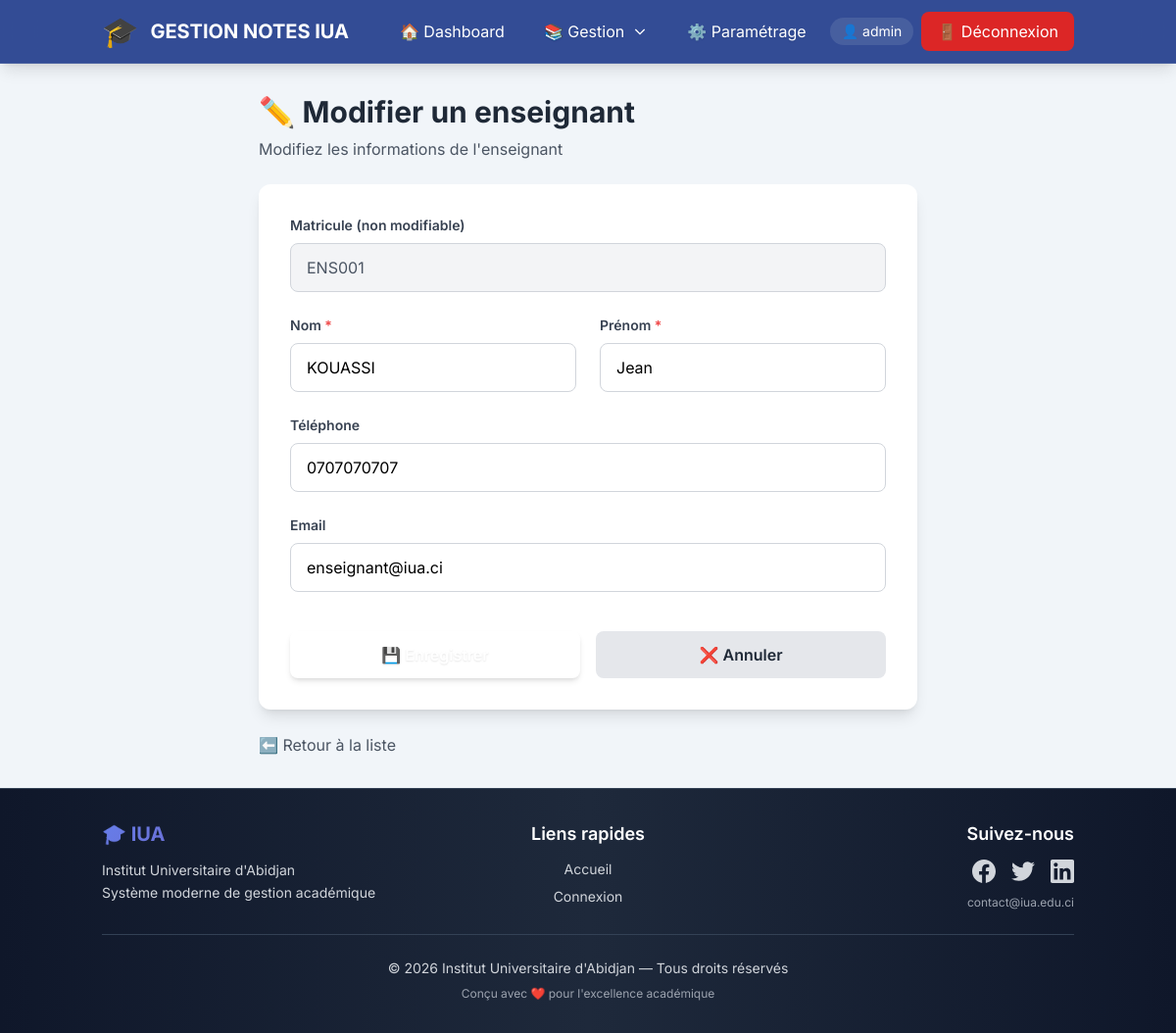
The page /admin/enseignants/modifier.php?matricule=ENS001 (signed in) on the database its author committed.
### tables this page shows
CREATE TABLE `enseignant` (
  `MatriculeEns` varchar(50) NOT NULL,
  `nomEns` varchar(100) NOT NULL,
  `prenomEns` varchar(100) NOT NULL,
  `telEns` varchar(20) DEFAULT NULL,
  `Email` varchar(100) DEFAULT NULL
);

### admin/enseignants/modifier.php (the view, shortened to what this page needs)
<?php
$pdo = Database::getInstance()->getConnection();
$matricule = $_GET['matricule'];
$stmt = $pdo->prepare(
    "SELECT MatriculeEns, nomEns, prenomEns, telEns, Email
     FROM enseignant
     WHERE MatriculeEns = ?"
);
$stmt->execute([$matricule]);
$enseignant = $stmt->fetch();
require_once '../../includes/header.php';
require_once '../../includes/navbar.php';
?>
<div class="container mx-auto px-4 py-8 flex-1">
    <div class="max-w-2xl mx-auto">
        <div class="mb-6">
            <h2 class="text-3xl font-bold text-gray-800 mb-2">✏️ Modifier un enseignant</h2>
            <p class="text-gray-600">Modifiez les informations de l'enseignant</p>
        </div>
        <div class="bg-white rounded-xl shadow-lg p-8 form-card">
            <form method="post" class="space-y-6">
                <div>
                    <label for="MatriculeEns" class="block text-sm font-semibold text-gray-700 mb-2">
                        Matricule (non modifiable)
                    </label>
                    <input
                        type="text"
                        id="MatriculeEns"
                        value="<?= htmlspecialchars($enseignant['MatriculeEns']) ?>"
                        disabled
                        class="w-full px-4 py-3 border border-gray-300 rounded-lg bg-gray-100 text-gray-600"
                    >
                </div>
                <div class="grid grid-cols-1 md:grid-cols-2 gap-6">
                    <div>
                        <label for="nomEns" class="block text-sm font-semibold text-gray-700 mb-2">
                            Nom <span class="text-red-500">*</span>
                        </label>
                        <input
                            type="text"
                            id="nomEns"
                            name="nomEns"
                            value="<?= htmlspecialchars($enseignant['nomEns']) ?>"
                            required
                            class="w-full px-4 py-3 border border-gray-300 rounded-lg focus:ring-2 focus:ring-navy focus:border-navy transition"
                        >
                    </div>
                    <div>
                        <label for="prenomEns" class="block text-sm font-semibold text-gray-700 mb-2">
                            Prénom <span class="text-red-500">*</span>
                        </label>
                        <input
                            type="text"
                            id="prenomEns"
                            name="prenomEns"
                            value="<?= htmlspecialchars($enseignant['prenomEns']) ?>"
                            required
                            class="w-full px-4 py-3 border border-gray-300 rounded-lg focus:ring-2 focus:ring-navy focus:border-navy transition"
                        >
                    </div>
                </div>
                <div>
                    <label for="telEns" class="block text-sm font-semibold text-gray-700 mb-2">
                        Téléphone
                    </label>
                    <input
                        type="text"
                        id="telEns"
                        name="telEns"
                        value="<?= htmlspecialchars($enseignant['telEns'] ?? '') ?>"
                        class="w-full px-4 py-3 border border-gray-300 rounded-lg focus:ring-2 focus:ring-navy focus:border-navy transition"
                    >
                </div>
                <div>
                    <label for="Email" class="block text-sm font-semibold text-gray-700 mb-2">
                        Email
                    </label>
                    <input
                        type="email"
                        id="Email"
                        name="Email"
                        value="<?= htmlspecialchars($enseignant['Email']) ?>"
                        class="w-full px-4 py-3 border border-gray-300 rounded-lg focus:ring-2 focus:ring-navy focus:border-navy transition"
                    >
                </div>
                <div class="flex gap-4 pt-4">
                    <button
                        type="submit"
                        class="flex-1 px-6 py-3 bg-emerald-600 hover:bg-emerald-700 text-white font-semibold rounded-lg transition shadow-md hover:shadow-lg"
                    >
                        💾 Enregistrer
                    </button>
                    <a href="<?= BASE_URL ?>/admin/enseignants/liste.php"
                       class="flex-1 px-6 py-3 bg-gray-200 hover:bg-gray-300 text-gray-800 font-semibold rounded-lg transition text-center">
                        ❌ Annuler
                    </a>
                </div>
            </form>
        </div>
        <div class="mt-6">
            <a href="<?= BASE_URL ?>/admin/enseignants/liste.php"
               class="text-gray-600 hover:text-navy transition">
                ⬅️ Retour à la liste
            </a>
        </div>
    </div>
</div>
<?php
require_once '../../includes/footer.php';
?>

### assets/css/style.css (style rules this page uses)
:root { --primary: #e50914; --primary-dark: #b20710; --primary-light: #ff1a24; --secondary: #564d4d; --secondary-light: #6e6464; --accent: #00d9ff; --accent-dark: #00b8d4; --accent-glow: rgba(0, 217, 255, 0.4); --bg-dark: #0a0a0a; --bg-card: #1a1a1a; --bg-card-hover: #252525; --bg-pearl: #f1f5f9; --bg-glass: rgba(255, 255, 255, 0.1); --text-primary: #ffffff; --text-secondary: #b3b3b3; --text-dark: #1a1a1a; --text-gray: #6b7280; --gradient-primary: linear-gradient(135deg, #667eea 0%, #764ba2 100%); --gradient-accent: linear-gradient(135deg, #f093fb 0%, #f5576c 100%); --gradient-emerald: linear-gradient(135deg, #10b981 0%, #059669 100%); --gradient-blue: linear-gradient(135deg, #3b82f6 0%, #1e40af 100%); --gradient-purple: linear-gradient(135deg, #a855f7 0%, #7c3aed 100%); --gradient-orange: linear-gradient(135deg, #f97316 0%, #ea580c 100%); --gradient-hero: linear-gradient(135deg, #1e3a8a 0%, #3b82f6 50%, #1e3a8a 100%); --shadow-sm: 0 1px 2px 0 rgba(0, 0, 0, 0.05); --shadow-md: 0 4px 6px -1px rgba(0, 0, 0, 0.1), 0 2px 4px -1px rgba(0, 0, 0, 0.06); --shadow-lg: 0 10px 15px -3px rgba(0, 0, 0, 0.1), 0 4px 6px -2px rgba(0, 0, 0, 0.05); --shadow-xl: 0 20px 25px -5px rgba(0, 0, 0, 0.1), 0 10px 10px -5px rgba(0, 0, 0, 0.04); --shadow-2xl: 0 25px 50px -12px rgba(0, 0, 0, 0.25); --shadow-glow: 0 0 20px rgba(0, 217, 255, 0.3); --shadow-glow-primary: 0 0 20px rgba(229, 9, 20, 0.3); --radius-sm: 0.375rem; --radius-md: 0.5rem; --radius-lg: 0.75rem; --radius-xl: 1rem; --radius-2xl: 1.5rem; --radius-full: 9999px; --transition-fast: 0.15s ease-in-out; --transition-base: 0.3s ease-in-out; --transition-slow: 0.5s ease-in-out; --spacing-xs: 0.25rem; --spacing-sm: 0.5rem; --spacing-md: 1rem; --spacing-lg: 1.5rem; --spacing-xl: 2rem; --navy: #1e3a8a; --pearl: #f1f5f9; --emerald: #10b981; }
* { margin: 0; padding: 0; box-sizing: border-box; }
html { scroll-behavior: smooth; }
body { font-family: 'Inter', -apple-system, BlinkMacSystemFont, 'Segoe UI', Roboto, 'Helvetica Neue', Arial, sans-serif; -webkit-font-smoothing: antialiased; -moz-osx-font-smoothing: grayscale; overflow-x: hidden; }
.form-card { background: white; border-radius: var(--radius-xl); padding: 2rem; box-shadow: var(--shadow-lg); }
input, select, textarea { transition: all var(--transition-base); }
.btn-premium, button, a[class*="bg-gradient"], a[class*="bg-blue"], a[class*="bg-emerald"], a[class*="bg-purple"], a[class*="bg-navy"] { color: white !important; text-shadow: 0 1px 2px rgba(0, 0, 0, 0.1); }

### rows shown on the page
enseignant: MatriculeEns "ENS001", nomEns "KOUASSI", prenomEns "Jean", telEns "0707070707", Email "enseignant@iua.ci"

### other values the page prints
$_SESSION['login'] "admin"
